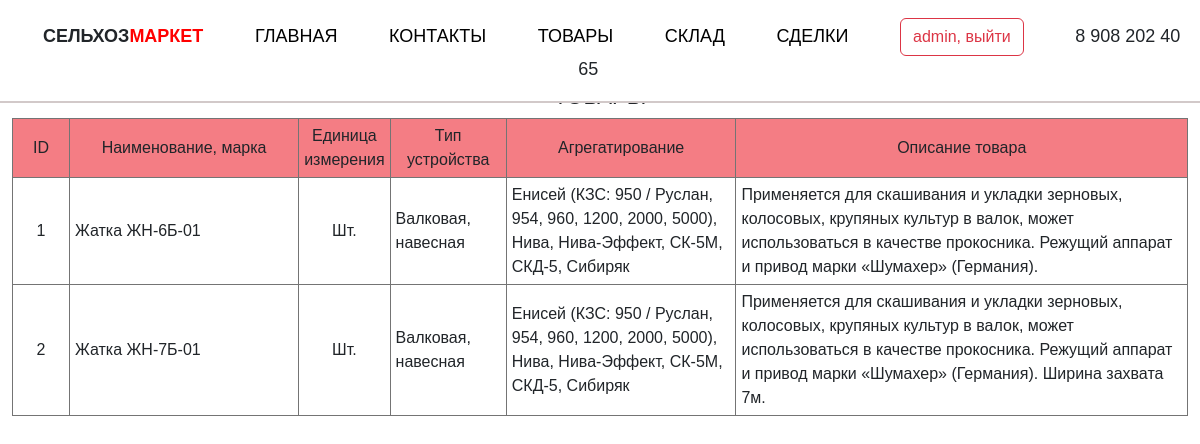
/products (signed in), run on the app's committed database.
### example_app/models.py (models this page shows)
class Product(models.Model):
    name = models.CharField(max_length=20, verbose_name='Нименование товара',)
    description = models.CharField(max_length=1000, verbose_name='Описание товара')
    type = models.CharField(max_length=50, verbose_name='Тип устройства')
    аggregation = models.CharField(max_length=500, verbose_name='Агрегатирование')
    def __str__(self):  # чтобы при выборе группы виделось только имя
        return self.name

### example_app/views.py (the view)
# urls.py: path('products', products),
def products(request):
    product = Product.objects.all()
    print(product)  # вывод продукта в консоль
    data = {'header': 'Товары',
            'list': [],
            'product': product,
            }
    return render(request, 'example_app/products.html', context=data)

### example_app/templates/example_app/products.html
{% extends 'example_app/base.html' %}
{% load static %}
{% block table %}
{% if product.count > 0 %}
<table align="center">
    <tr style="background-color: #f47d84; text-align: center;">
        <td style="width:5%">ID</td>
        <td style="width:20%">Наименование, марка</td>
        <td style="width:5%">Единица измерения</td>
        <td style="width:10%">Тип устройства</td>
        <td style="width:20%">Агрегатирование</td>
        <td style="width:40%">Описание товара</td>
    </tr>
    {% for p in product %}
    <tr>
        <td style="text-align: center;">{{p.id}}</td>
        <td>{{p.name}}</td>
        <td style="text-align: center;">Шт.</td>
        <td>{{p.type}}</td>
        <td>{{p.аggregation}}</td>
        <td>{{p.description}}</td>
    </tr>
    {% endfor %}
</table>
{% else %}
<h2>Нет записи в таблице "Товары"</h2>
{% endif %}
{% endblock table %}

### example_app/templates/example_app/base.html (shortened to what this page needs)
<!DOCTYPE html>
{% load static %}
<html lang='en'>
    <head>
        <link href="https://cdn.jsdelivr.net/npm/bootstrap@5.3.0-alpha1/dist/css/bootstrap.min.css" rel="stylesheet">
        <link rel="stylesheet" href= "{% static 'css/style.css' %}">
    </head>
    <body>
        <dl class="navigate">
            <dd><b>СЕЛЬХОЗ<span class="colortext">МАРКЕТ</span></b></dd>
            <dd><a href='index'>ГЛАВНАЯ</a></dd>
            <dd><a href='contact'>КОНТАКТЫ</a></dd>
            <dd><a href='products'>ТОВАРЫ</a></dd>
            <dd><a href='stock'>СКЛАД</a></dd>
            {% if user.is_authenticated %}
            <dd><a href='deal'>СДЕЛКИ</a></dd>
            <dd><a href='logout' type="button" class="btn btn-outline-danger">{{user}}, выйти</a></dd>
            {% else %}
            <dd><a href='login' type="button" class="btn btn-outline-danger">Вход в личный кабинет</a></dd>
            {% endif %}
            <dd>8 908 202 40 65</dd>
        </dl>
        <br>
        <h1>{{header}}</h1>
        <div class="container">
            {% block table %}{% endblock table %}
        </div>
    </body>
</html>

### example_app/static/css/style.css (style rules this page uses)
body { position: relative; font-family: Helvetica, Arial, sans-serif; }
h1 { font-size: 22px; text-align: center; text-transform: uppercase; margin-top: 5%; }
.container { max-width: 1366px; margin-right: auto; margin-left: auto; padding-bottom: 30px; }
.navigate { border-bottom: 2px solid #d2c9c9; background-color: #ffffff; position: fixed; width: 100%; z-index: 999; padding: 1em; font-size: 18px; text-align: center; }
.navigate dd { display: inline; margin: 2%; list-style: none; }
.colortext { color: red; }
a { color: #000; text-decoration: none; }
table { margin-left: auto; margin-right: auto; width: 100%; border: solid #747474; border-width: 1px; }
td { border: 1px solid #747474; padding: 5px; }

### data on the page
Product: id "1", name "Жатка ЖН-6Б-01", type "Валковая, навесная", аggregation "Енисей (КЗС: 950 / Руслан, 954, 960, 1200, 2000, 5000), Нива, Нива-Эффект, СК-5М, СКД-5, Сибиряк", description "Применяется для скашивания и укладки зерновых, колосовых, крупяных культур в валок, может использоваться в качестве прокосника. Режущий аппарат и привод марки «Шумахер» (Германия)."
Product: id "2", name "Жатка ЖН-7Б-01", type "Валковая, навесная", аggregation "Енисей (КЗС: 950 / Руслан, 954, 960, 1200, 2000, 5000), Нива, Нива-Эффект, СК-5М, СКД-5, Сибиряк", description "Применяется для скашивания и укладки зерновых, колосовых, крупяных культур в валок, может использоваться в качестве прокосника. Режущий аппарат и привод марки «Шумахер» (Германия). Ширина захвата 7м."

### other printed values
{{ user }} "admin"
